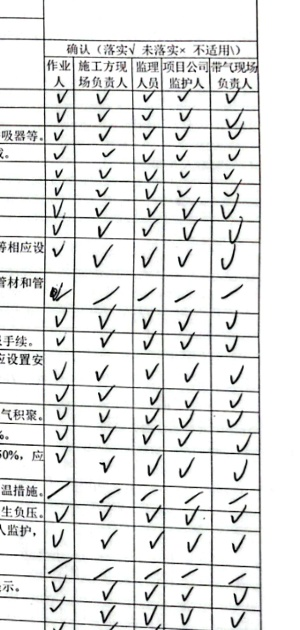
#> input picture crop_test.jpg, 300 x 630 px
$ python cropimage.py --input crop_test.jpg --output out.png -x 5 -y 5 --width 100 --height 100
#> lines starting #> are read from the running program, lines starting #| are printed output that depends on the picture
# -*- coding: utf-8 -*-
# 【规范】AI模型禁止使用硬改逻辑与兜底逻辑：不得用字符串替换/规则捏造/默认值填充掩盖识别失败；须以模型或算法真实输出为准，识别不到应为空或漏填，禁止编造。
"""
图片裁剪工具 (cropimage.py)
支持命令行运行：python cropimage.py -i <input> -o <output> -x <x> -y <y> -w <width> --height <height>
"""
import os
import sys
import argparse
import cv2
import numpy as np

# === 全局变量与常量声明 / Global Variables and Constants Declarations ===
OPENCV_READ_FLAGS = cv2.IMREAD_COLOR   # OpenCV 图像读取模式（彩色模式） / OpenCV flag specifying the color type of a loaded image (Color)
DEFAULT_SAVE_FORMAT = ".png"           # 默认图片保存后缀 / Default file extension used when saving cropped images

def imread_unicode(path, flags=OPENCV_READ_FLAGS):
    """支持中文路径的图片读取"""
#> called with path = 'crop_test.jpg', flags = 1
    try:
        data = np.fromfile(path, dtype=np.uint8)
        if data.size == 0:
            return None
        return cv2.imdecode(data, flags)
#> returned value is the input picture: shape (630, 300, 3); mean B, G, R 226.5, 227.1, 226.3
    except Exception:
        return None

def imwrite_unicode(path, img):
    """支持中文路径的图片保存"""
    try:
        ext = os.path.splitext(path)[1] or DEFAULT_SAVE_FORMAT
        ok, buf = cv2.imencode(ext, img)
        if not ok:
            return False
        buf.tofile(path)
        return True
    except Exception:
        return False

def main():
    parser = argparse.ArgumentParser(description="中燃安全数字监督员图片裁剪工具")
    parser.add_argument("-i", "--input", required=True, help="输入图片路径")
    parser.add_argument("-o", "--output", required=True, help="裁剪后图片保存路径")
    parser.add_argument("-x", type=int, required=True, help="裁剪区域的左上角 X 坐标")
    parser.add_argument("-y", type=int, required=True, help="裁剪区域的左上角 Y 坐标")
    parser.add_argument("-w", "--width", type=int, required=True, help="裁剪宽度")
    parser.add_argument("--height", type=int, required=True, help="裁剪高度")

    args = parser.parse_args()

    if not os.path.exists(args.input):
        print(f"错误: 输入图片文件不存在: {args.input}", file=sys.stderr)
        sys.exit(1)

    img = imread_unicode(args.input)
    if img is None:
        print(f"错误: 无法解码读取图片: {args.input}", file=sys.stderr)
        sys.exit(1)

    h_img, w_img = img.shape[:2]
#> h_img = 630; w_img = 300
    x, y, w, h = args.x, args.y, args.width, args.height

    # 边界限制安全检查
    x1 = max(0, min(w_img, x))
#> x1 = 5
    y1 = max(0, min(h_img, y))
#> y1 = 5
    x2 = max(0, min(w_img, x + w))
#> x2 = 105
    y2 = max(0, min(h_img, y + h))
#> y2 = 105

    if x2 <= x1 or y2 <= y1:
        print(f"错误: 裁剪坐标超出合理范围或大小为 0 (图片大小: {w_img}x{h_img})", file=sys.stderr)
        sys.exit(1)

    crop = img[y1:y2, x1:x2]
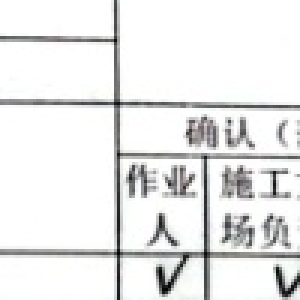
#> crop: shape (100, 100, 3) (shown 3 times larger); mean B, G, R 232.6, 232.8, 232.6

    # 保存裁剪图片
    out_dir = os.path.dirname(os.path.abspath(args.output))
    if out_dir:
        os.makedirs(out_dir, exist_ok=True)

    if imwrite_unicode(args.output, crop):
#> in imwrite_unicode, `ok, buf = cv2.imencode(ext, img)`: buf = 12621 values, max 255 at index 29, min 0 at index 8, mean 125.5
        print(f"成功: 裁剪图已保存至 {args.output}")
        sys.exit(0)
#> (the program exits here)
